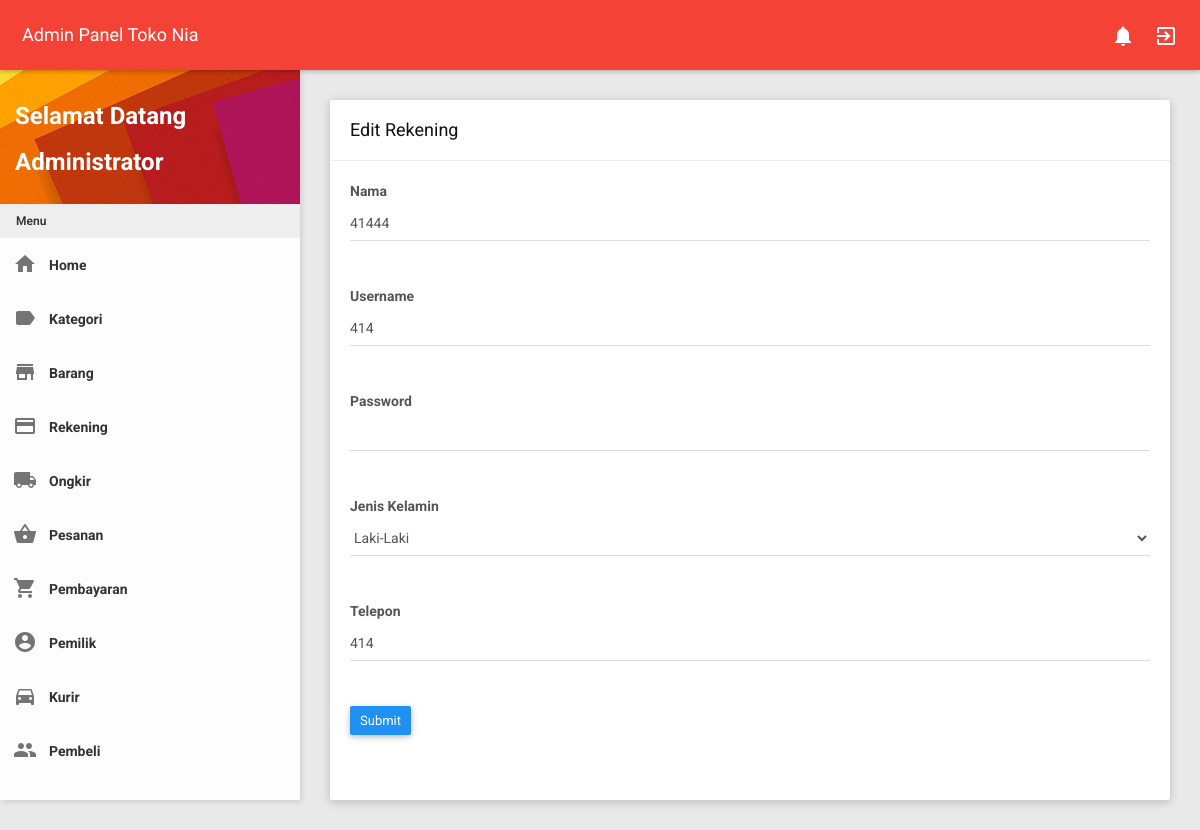
Page /admin/admin.php?page=pemilik&act=edit&id=3 (signed in) on the committed database.
### tables this page shows
CREATE TABLE `pemilik` (
  `id_pemilik` int(11) NOT NULL,
  `nama` varchar(250) NOT NULL,
  `username` varchar(250) NOT NULL,
  `password` varchar(250) NOT NULL,
  `jenis_kelamin` varchar(250) NOT NULL,
  `telepon` varchar(250) NOT NULL
);

### admin/page/pemilik/edit.php (the view, shortened to what this page needs)
<div class="row clearfix">
    <div class="col-lg-12 col-md-12 col-sm-12 col-xs-12">
        <div class="card">
            <div class="header">
                <h2>
                    Edit Rekening
                </h2>
            </div>
            <?php
              if (isset($_GET['id']) && $_GET['id'] != '') {
              $id = $_GET['id'];
              $sql = "SELECT * FROM pemilik WHERE id_pemilik = :id";
              $stmt = $pdo->prepare($sql);
              $stmt->bindValue(':id',$id);
              $stmt->execute();
              $row = $stmt->fetch();
            ?>
            <div class="body">
                <div class="row clearfix">
                    <form enctype="multipart/form-data" action="page/pemilik/action/edit.php" method="POST">
                        <div class="col-sm-12">
                            <div class="form-group">
                                <label class="form-label">Nama</label>
                                <div class="form-line">
                                    <input type="text" class="form-control" name="nama" value="<?=$row['nama']?>" required>
                                </div>
                            </div>
                        </div>
                        <div class="col-sm-12">
                            <div class="form-group">
                                <label class="form-label">Username</label>
                                <div class="form-line">
                                    <input type="text" class="form-control" name="username" value="<?=$row['username']?>" readonly>
                                </div>
                            </div>
                        </div>
                        <div class="col-sm-12">
                            <div class="form-group">
                                <label class="form-label">Password</label>
                                <div class="form-line">
                                    <input type="password" class="form-control" name="password">
                                </div>
                            </div>
                        </div>
                        <div class="col-sm-12">
                            <div class="form-group">
                                <label class="form-label">Jenis Kelamin</label>
                                <div class="form-line">
                                    <select class="form-control show-tick" name="jenis_kelamin" required>
                                        <option value="Laki-Laki" <?=($row['jenis_kelamin'] == "Laki-Laki") ? 'selected' : '' ; ?>>Laki-Laki</option>
                                    </select>
                                </div>
                            </div>
                        </div>
                        <div class="col-sm-12">
                            <div class="form-group">
                                <label class="form-label">Telepon</label>
                                <div class="form-line">
                                    <input type="tel" class="form-control" name="telepon" value="<?=$row['telepon']?>" required>
                                </div>
                            </div>
                        </div>
                        <div class="col-sm-12">
                            <div class="form-group">
                                <button type="submit" class="btn btn-primary btn-sm">Submit</button>
                            </div>
                        </div>
                    </form>
                </div>
            </div>
            <?php } ?>
        </div>
    </div>
</div>

### rows in the picture
pemilik: nama "41444", username "414", jenis_kelamin "Laki-Laki", telepon "414"

### other values in the picture
$_SESSION['nama'] "Administrator"
